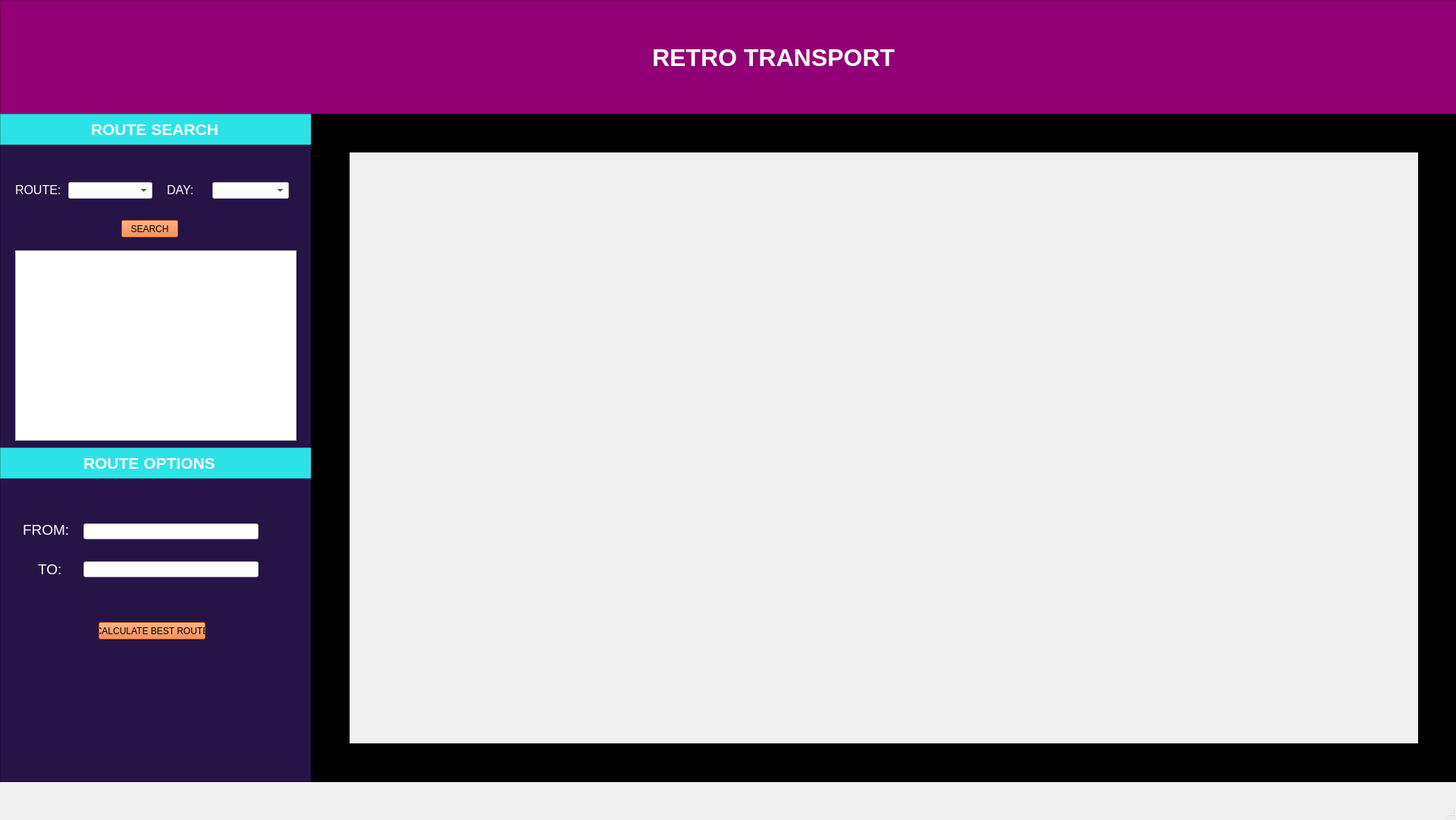
<?xml version="1.0" encoding="UTF-8"?>
<ui version="4.0">
 <class>MainWindow</class>
 <widget class="QMainWindow" name="MainWindow">
  <property name="geometry">
   <rect>
    <x>0</x>
    <y>0</y>
    <width>1920</width>
    <height>1081</height>
   </rect>
  </property>
  <property name="windowTitle">
   <string>MainWindow</string>
  </property>
  <property name="styleSheet">
   <string notr="true"/>
  </property>
  <widget class="QWidget" name="centralwidget">
   <widget class="QFrame" name="title_frame">
    <property name="geometry">
     <rect>
      <x>0</x>
      <y>0</y>
      <width>2101</width>
      <height>151</height>
     </rect>
    </property>
    <property name="styleSheet">
     <string notr="true">background-color: rgb(146, 0, 117)</string>
    </property>
    <property name="frameShape">
     <enum>QFrame::StyledPanel</enum>
    </property>
    <property name="frameShadow">
     <enum>QFrame::Raised</enum>
    </property>
    <widget class="QLabel" name="title_label">
     <property name="geometry">
      <rect>
       <x>860</x>
       <y>60</y>
       <width>331</width>
       <height>31</height>
      </rect>
     </property>
     <property name="font">
      <font>
       <pointsize>24</pointsize>
       <weight>75</weight>
       <italic>false</italic>
       <bold>true</bold>
      </font>
     </property>
     <property name="styleSheet">
      <string notr="true">color: rgb(255,255,255); font: bold</string>
     </property>
     <property name="text">
      <string>RETRO TRANSPORT</string>
     </property>
    </widget>
   </widget>
   <widget class="QFrame" name="route_search_frame">
    <property name="geometry">
     <rect>
      <x>0</x>
      <y>150</y>
      <width>411</width>
      <height>441</height>
     </rect>
    </property>
    <property name="styleSheet">
     <string notr="true">background-color: rgb(38, 20, 71)</string>
    </property>
    <property name="frameShape">
     <enum>QFrame::StyledPanel</enum>
    </property>
    <property name="frameShadow">
     <enum>QFrame::Raised</enum>
    </property>
    <widget class="QFrame" name="route_search_title">
     <property name="geometry">
      <rect>
       <x>0</x>
       <y>0</y>
       <width>411</width>
       <height>41</height>
      </rect>
     </property>
     <property name="styleSheet">
      <string notr="true">background-color: rgb(45,226, 230)</string>
     </property>
     <property name="frameShape">
      <enum>QFrame::StyledPanel</enum>
     </property>
     <property name="frameShadow">
      <enum>QFrame::Raised</enum>
     </property>
     <widget class="QLabel" name="route_search_label">
      <property name="geometry">
       <rect>
        <x>120</x>
        <y>10</y>
        <width>181</width>
        <height>21</height>
       </rect>
      </property>
      <property name="font">
       <font>
        <pointsize>16</pointsize>
        <weight>75</weight>
        <italic>false</italic>
        <bold>true</bold>
       </font>
      </property>
      <property name="styleSheet">
       <string notr="true">color: rgb(255,255,255); font: bold</string>
      </property>
      <property name="text">
       <string>ROUTE SEARCH</string>
      </property>
     </widget>
    </widget>
    <widget class="QLabel" name="route_selection_label">
     <property name="geometry">
      <rect>
       <x>20</x>
       <y>90</y>
       <width>71</width>
       <height>21</height>
      </rect>
     </property>
     <property name="styleSheet">
      <string notr="true">font: 12pt; color: rgb(255,255, 255)</string>
     </property>
     <property name="text">
      <string>ROUTE:</string>
     </property>
    </widget>
    <widget class="QComboBox" name="route_selection_combobox">
     <property name="geometry">
      <rect>
       <x>90</x>
       <y>90</y>
       <width>111</width>
       <height>22</height>
      </rect>
     </property>
     <property name="styleSheet">
      <string notr="true">background-color: rgb(255, 255, 255)</string>
     </property>
    </widget>
    <widget class="QTableWidget" name="route_search_tabel">
     <property name="geometry">
      <rect>
       <x>20</x>
       <y>180</y>
       <width>371</width>
       <height>251</height>
      </rect>
     </property>
     <property name="sizePolicy">
      <sizepolicy hsizetype="Fixed" vsizetype="Fixed">
       <horstretch>0</horstretch>
       <verstretch>0</verstretch>
      </sizepolicy>
     </property>
     <property name="autoFillBackground">
      <bool>false</bool>
     </property>
     <property name="styleSheet">
      <string notr="true">background-color: rgb(255, 255, 255)</string>
     </property>
     <property name="lineWidth">
      <number>0</number>
     </property>
     <property name="verticalScrollBarPolicy">
      <enum>Qt::ScrollBarAlwaysOff</enum>
     </property>
     <property name="horizontalScrollBarPolicy">
      <enum>Qt::ScrollBarAsNeeded</enum>
     </property>
     <property name="sizeAdjustPolicy">
      <enum>QAbstractScrollArea::AdjustToContents</enum>
     </property>
     <property name="autoScroll">
      <bool>false</bool>
     </property>
     <property name="alternatingRowColors">
      <bool>false</bool>
     </property>
     <property name="verticalScrollMode">
      <enum>QAbstractItemView::ScrollPerPixel</enum>
     </property>
     <property name="horizontalScrollMode">
      <enum>QAbstractItemView::ScrollPerPixel</enum>
     </property>
     <property name="wordWrap">
      <bool>false</bool>
     </property>
     <attribute name="horizontalHeaderVisible">
      <bool>false</bool>
     </attribute>
     <attribute name="verticalHeaderVisible">
      <bool>false</bool>
     </attribute>
     <row>
      <property name="text">
       <string>New Row</string>
      </property>
     </row>
     <row>
      <property name="text">
       <string>aa</string>
      </property>
     </row>
     <row>
      <property name="text">
       <string>aa</string>
      </property>
     </row>
     <row>
      <property name="text">
       <string>aa</string>
      </property>
     </row>
     <row>
      <property name="text">
       <string>a</string>
      </property>
     </row>
     <row>
      <property name="text">
       <string>a</string>
      </property>
     </row>
    </widget>
    <widget class="QLabel" name="route_selection_label_2">
     <property name="geometry">
      <rect>
       <x>220</x>
       <y>90</y>
       <width>71</width>
       <height>21</height>
      </rect>
     </property>
     <property name="styleSheet">
      <string notr="true">font: 12pt; color: rgb(255,255, 255)</string>
     </property>
     <property name="text">
      <string>DAY:</string>
     </property>
    </widget>
    <widget class="QComboBox" name="day_selection_combobox">
     <property name="geometry">
      <rect>
       <x>280</x>
       <y>90</y>
       <width>101</width>
       <height>22</height>
      </rect>
     </property>
     <property name="styleSheet">
      <string notr="true">background-color: rgb(255, 255, 255)</string>
     </property>
    </widget>
    <widget class="QPushButton" name="search_button">
     <property name="geometry">
      <rect>
       <x>160</x>
       <y>140</y>
       <width>75</width>
       <height>23</height>
      </rect>
     </property>
     <property name="styleSheet">
      <string notr="true">background-color: rgb(255, 108, 17)</string>
     </property>
     <property name="text">
      <string>SEARCH</string>
     </property>
    </widget>
   </widget>
   <widget class="QFrame" name="route_query_frame">
    <property name="geometry">
     <rect>
      <x>0</x>
      <y>590</y>
      <width>411</width>
      <height>441</height>
     </rect>
    </property>
    <property name="styleSheet">
     <string notr="true">background-color: rgb(38, 20, 71)</string>
    </property>
    <property name="frameShape">
     <enum>QFrame::StyledPanel</enum>
    </property>
    <property name="frameShadow">
     <enum>QFrame::Raised</enum>
    </property>
    <widget class="QFrame" name="route_query_title">
     <property name="geometry">
      <rect>
       <x>0</x>
       <y>0</y>
       <width>411</width>
       <height>41</height>
      </rect>
     </property>
     <property name="styleSheet">
      <string notr="true">background-color: rgb(45,226, 230)</string>
     </property>
     <property name="frameShape">
      <enum>QFrame::StyledPanel</enum>
     </property>
     <property name="frameShadow">
      <enum>QFrame::Raised</enum>
     </property>
     <widget class="QLabel" name="route_query_label">
      <property name="geometry">
       <rect>
        <x>110</x>
        <y>10</y>
        <width>191</width>
        <height>21</height>
       </rect>
      </property>
      <property name="font">
       <font>
        <pointsize>16</pointsize>
        <weight>75</weight>
        <bold>true</bold>
       </font>
      </property>
      <property name="styleSheet">
       <string notr="true">color: rgb(255,255,255)</string>
      </property>
      <property name="text">
       <string>ROUTE OPTIONS</string>
      </property>
     </widget>
    </widget>
    <widget class="QLabel" name="from_location_label">
     <property name="geometry">
      <rect>
       <x>30</x>
       <y>100</y>
       <width>61</width>
       <height>16</height>
      </rect>
     </property>
     <property name="font">
      <font>
       <pointsize>14</pointsize>
      </font>
     </property>
     <property name="styleSheet">
      <string notr="true">color: rgb(255,255,255)</string>
     </property>
     <property name="text">
      <string>FROM:</string>
     </property>
    </widget>
    <widget class="QLineEdit" name="from_line_edit">
     <property name="geometry">
      <rect>
       <x>110</x>
       <y>100</y>
       <width>231</width>
       <height>21</height>
      </rect>
     </property>
     <property name="styleSheet">
      <string notr="true">background-color: rgb(255,255,255)</string>
     </property>
    </widget>
    <widget class="QLabel" name="to_location_label">
     <property name="geometry">
      <rect>
       <x>50</x>
       <y>150</y>
       <width>51</width>
       <height>21</height>
      </rect>
     </property>
     <property name="font">
      <font>
       <pointsize>14</pointsize>
      </font>
     </property>
     <property name="styleSheet">
      <string notr="true">color: rgb(255,255,255)</string>
     </property>
     <property name="text">
      <string>TO:</string>
     </property>
    </widget>
    <widget class="QLineEdit" name="to_line_edit">
     <property name="geometry">
      <rect>
       <x>110</x>
       <y>150</y>
       <width>231</width>
       <height>21</height>
      </rect>
     </property>
     <property name="styleSheet">
      <string notr="true">background-color: rgb(255,255,255)</string>
     </property>
    </widget>
    <widget class="QPushButton" name="search_button_2">
     <property name="geometry">
      <rect>
       <x>130</x>
       <y>230</y>
       <width>141</width>
       <height>23</height>
      </rect>
     </property>
     <property name="styleSheet">
      <string notr="true">background-color: rgb(255, 108, 17)</string>
     </property>
     <property name="text">
      <string>CALCULATE BEST ROUTE</string>
     </property>
    </widget>
   </widget>
   <widget class="QFrame" name="border_frame_1">
    <property name="geometry">
     <rect>
      <x>410</x>
      <y>150</y>
      <width>51</width>
      <height>881</height>
     </rect>
    </property>
    <property name="styleSheet">
     <string notr="true">background-color: rgb(0, 0, 0)</string>
    </property>
    <property name="frameShape">
     <enum>QFrame::StyledPanel</enum>
    </property>
    <property name="frameShadow">
     <enum>QFrame::Raised</enum>
    </property>
   </widget>
   <widget class="QFrame" name="border_frame_2">
    <property name="geometry">
     <rect>
      <x>460</x>
      <y>150</y>
      <width>1461</width>
      <height>51</height>
     </rect>
    </property>
    <property name="styleSheet">
     <string notr="true">background-color: rgb(0, 0, 0)</string>
    </property>
    <property name="frameShape">
     <enum>QFrame::StyledPanel</enum>
    </property>
    <property name="frameShadow">
     <enum>QFrame::Raised</enum>
    </property>
   </widget>
   <widget class="QFrame" name="border_frame_3">
    <property name="geometry">
     <rect>
      <x>1870</x>
      <y>200</y>
      <width>51</width>
      <height>781</height>
     </rect>
    </property>
    <property name="styleSheet">
     <string notr="true">background-color: rgb(0, 0, 0)</string>
    </property>
    <property name="frameShape">
     <enum>QFrame::StyledPanel</enum>
    </property>
    <property name="frameShadow">
     <enum>QFrame::Raised</enum>
    </property>
   </widget>
   <widget class="QFrame" name="border_frame_4">
    <property name="geometry">
     <rect>
      <x>460</x>
      <y>980</y>
      <width>1461</width>
      <height>51</height>
     </rect>
    </property>
    <property name="styleSheet">
     <string notr="true">background-color: rgb(0, 0, 0)</string>
    </property>
    <property name="frameShape">
     <enum>QFrame::StyledPanel</enum>
    </property>
    <property name="frameShadow">
     <enum>QFrame::Raised</enum>
    </property>
   </widget>
  </widget>
  <widget class="QMenuBar" name="menubar">
   <property name="geometry">
    <rect>
     <x>0</x>
     <y>0</y>
     <width>1920</width>
     <height>21</height>
    </rect>
   </property>
  </widget>
  <widget class="QStatusBar" name="statusbar"/>
 </widget>
 <resources/>
 <connections/>
</ui>
